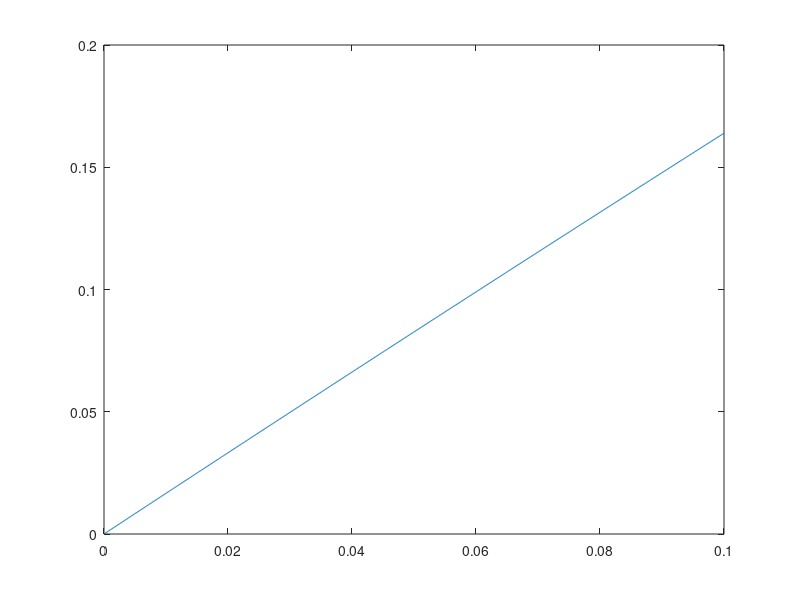
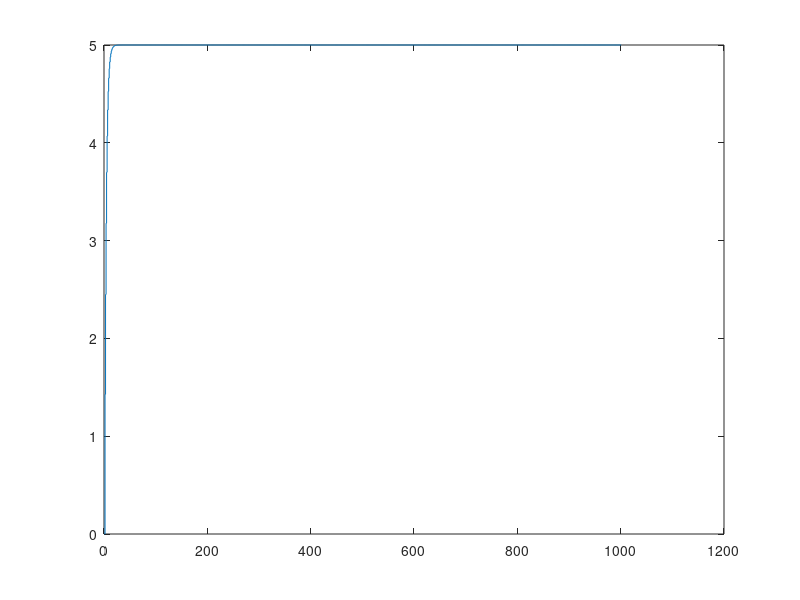

Here is the MATLAB script that generated these plots, in order:
dt = 0.0001;
t_in = 0:dt:0.1;
tau = 3;
Td = 1;

U_in = zeros(length(t_in),1);
U_in(1:end) = 5;
U_out_analog = zeros(length(t_in),1);
U_out_digital = zeros(length(t_in),1);

for i = 2:length(U_in)
    U_out_analog(i) = U_out_analog(i-1) + (U_in(i) - U_out_analog(i-1))/tau * dt;
end
figure,plot(t_in, U_out_analog)

for i = 2:length(U_in)
    U_out_digital(i) = (Td * (U_in(i) + U_in(i-1)) - U_out_digital(i-1) * (Td - 2*tau)) / (2*tau + Td);
end
figure,stairs(U_out_digital)





